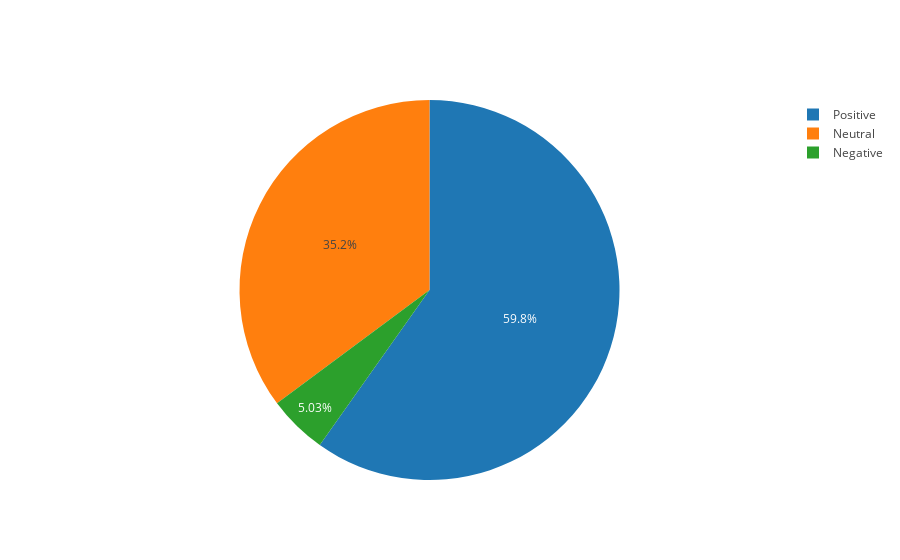

The notebook cell saved with this chart:
### Code cell
##Pie Graph

init_notebook_mode(connected=True)


labels=['Neutral','Positive','Negative']
values=[(len(sentiment_report[sentiment_report['sentiment']=='neutral'])),(len(sentiment_report[sentiment_report['sentiment']=='positive'])),(len(sentiment_report[sentiment_report['sentiment']=='negative']))]

sentiment_pie=go.Pie(labels=labels,values=values)

offline.iplot([sentiment_pie],filename='sentiment pie')

### Figure 1 — Plotly figure (JSON) as saved in the notebook; plotly's stock layout.template omitted (floating-point values rounded to 4 significant figures)
{"data": [{"labels": ["Neutral", "Positive", "Negative"], "type": "pie", "values": [70, 119, 10]}], "layout": {}}
